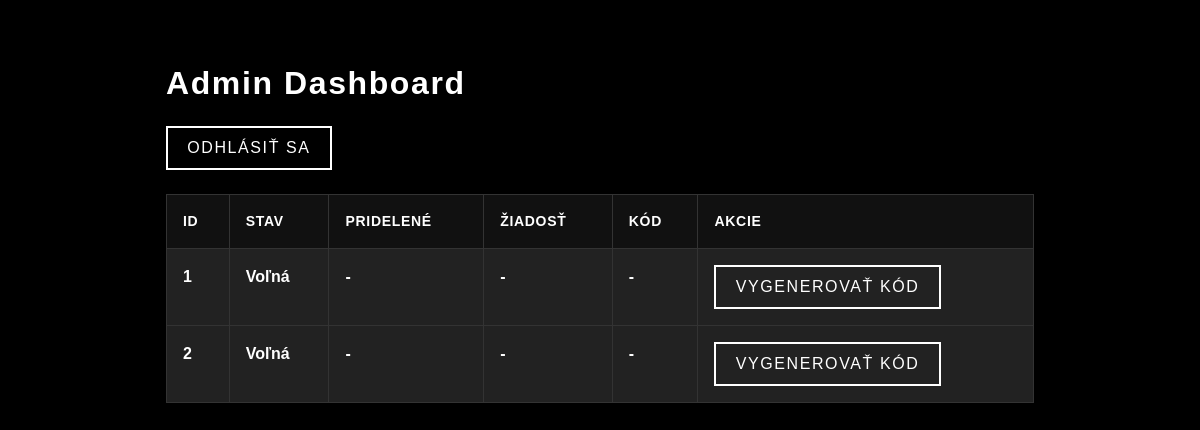
The app's page /admin (signed in), older data.
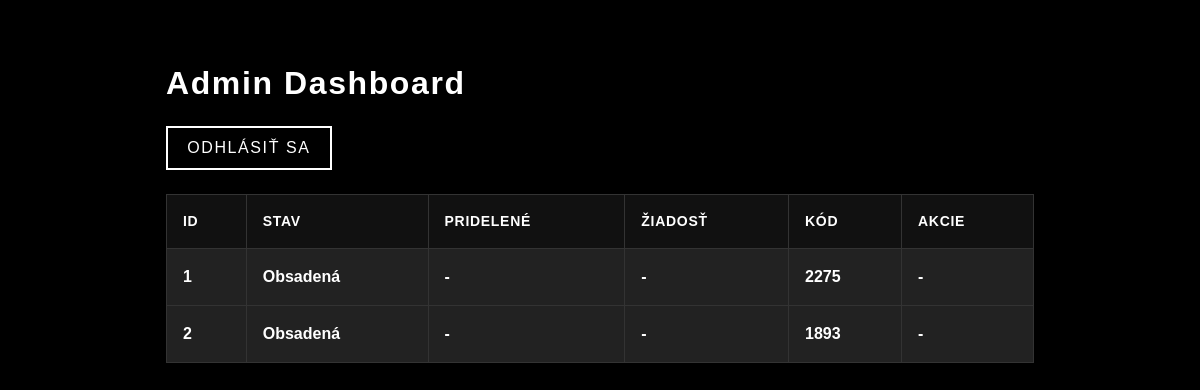
The same page, newer data.
### models.py (models this page shows)
class Locker(db.Model):
    id = db.Column(db.Integer, primary_key=True)
    code = db.Column(db.String(10), nullable=True)  # Kód pre odomknutie
    assigned_to = db.Column(db.Integer, db.ForeignKey("user.id"), nullable=True)  # ID užívateľa, ktorému je schránka pridelená
    requested_by = db.Column(db.Integer, db.ForeignKey("user.id"), nullable=True)  # ID užívateľa, ktorý požiadal o schránku
    is_active = db.Column(db.Boolean, default=False)  # Či je schránka obsadená
    assigned_user = db.relationship("User", foreign_keys=[assigned_to], backref="assigned_lockers", lazy=True)
    requested_user = db.relationship("User", foreign_keys=[requested_by], backref="requested_lockers", lazy=True)

### server.py (the view)
@app.route("/admin")
@login_required
def admin_dashboard():
    lockers = Locker.query.all()
    return render_template("admin_dashboard.html", lockers=lockers)

### server.py (called while the page is built)
@login_manager.user_loader
def load_user(user_id):
    return User.query.get(int(user_id))

### templates/admin_dashboard.html (shortened to what this page needs)
<!DOCTYPE html>
<html lang="sk">
<head>
    <link rel="stylesheet" href="https://cdn.jsdelivr.net/npm/bootstrap@5.3.0/dist/css/bootstrap.min.css">
    <link rel="stylesheet" href="{{ url_for('static', filename='css/style.css') }}">
</head>
</head>
<body class="container mt-4">
    <h2>Admin Dashboard</h2>
    <a href="{{ url_for('logout') }}" class="btn btn-danger mb-3">Odhlásiť sa</a>
    <table class="table">
        <thead>
            <tr>
                <th>ID</th>
                <th>Stav</th>
                <th>Pridelené</th>
                <th>Žiadosť</th>
                <th>Kód</th>
                <th>Akcie</th>
            </tr>
        </thead>
        <tbody>
            {% for locker in lockers %}
            <tr id="locker-{{ locker.id }}">
                <td>{{ locker.id }}</td>
                <td>{% if locker.is_active %} Obsadená {% else %} Voľná {% endif %}</td>
                <td>{% if locker.assigned_user %} {{ locker.assigned_user.name }} {% else %} - {% endif %}</td>
                <td>{% if locker.requested_user %} {{ locker.requested_user.name }} {% else %} - {% endif %}</td>
                <td>
                    {% if locker.code and locker.is_active %}
                        <strong>{{ locker.code }}</strong>
                    {% else %}
                        -
                    {% endif %}
                </td>
                <td>
                    {% if locker.requested_by and not locker.is_active %}
                        <button class="btn btn-success approve-btn" data-id="{{ locker.id }}">Schváliť</button>
                        <button class="btn btn-danger reject-btn" data-id="{{ locker.id }}">Zamietnuť</button>
                    {% elif not locker.is_active and not locker.requested_by %}
                        <button class="btn btn-secondary gencode-btn" data-id="{{ locker.id }}">Vygenerovať kód</button>
                    {% else %}
                        -
                    {% endif %}
                </td>
            </tr>
            {% endfor %}
        </tbody>
    </table>
</body>
</html>

### static/css/style.css (style rules this page uses)
:root { --bg-color: #000; --text-color: #fff; --primary-color: #fff; --secondary-color: #bbb; --border-color: #333; --table-header-bg: #111; --table-row-odd-bg: #222; --table-row-even-bg: #222; }
* { margin: 0; padding: 0; box-sizing: border-box; }
body { background-color: var(--bg-color) !important; color: var(--text-color) !important; font-family: 'Montserrat', sans-serif; font-weight: 600; line-height: 1.5; }
h2, h3, h4, .h2, .h3, .h4 { color: var(--primary-color) !important; margin-bottom: 1.5rem; font-weight: 700; letter-spacing: 0.05em; }
a { color: var(--primary-color) !important; text-decoration: none !important; transition: color 0.2s ease; }
.btn { background-color: transparent !important; color: var(--primary-color) !important; border: 2px solid var(--primary-color) !important; border-radius: 0 !important; padding: 0.5rem 1.2rem !important; text-transform: uppercase; letter-spacing: 0.1em; transition: background-color 0.2s ease, color 0.2s ease; }
.btn-primary, .btn-secondary, .btn-danger, .btn-success { border-color: var(--primary-color) !important; color: var(--primary-color) !important; }
.container { max-width: 900px; padding: 2rem 1rem; margin: 0 auto !important; }
.mt-4 { margin-top: 2rem !important; }
.mb-3 { margin-bottom: 1.5rem !important; }
.table { width: 100% !important; border-collapse: collapse !important; margin-bottom: 2rem !important; }
.table th, .table td { border: 1px solid var(--border-color) !important; padding: 1rem !important; text-align: left; color: var(--primary-color) !important; }
.table thead th { background-color: var(--table-header-bg) !important; color: var(--primary-color) !important; text-transform: uppercase; font-size: 0.875rem; letter-spacing: 0.05em; }
.table tbody tr:nth-child(odd) td { background-color: var(--table-row-odd-bg) !important; }
.table tbody tr:nth-child(even) td { background-color: var(--table-row-even-bg) !important; }

Row changes from the older to the newer data that the page shows:
changed Locker id 1: code (not shown) → "2275"; is_active "Voľná VYGENEROVAŤ KÓD" → "Obsadená -"; no longer shows "-"
changed Locker id 2: code (not shown) → "1893"; is_active "Voľná VYGENEROVAŤ KÓD" → "Obsadená -"; no longer shows "-"
